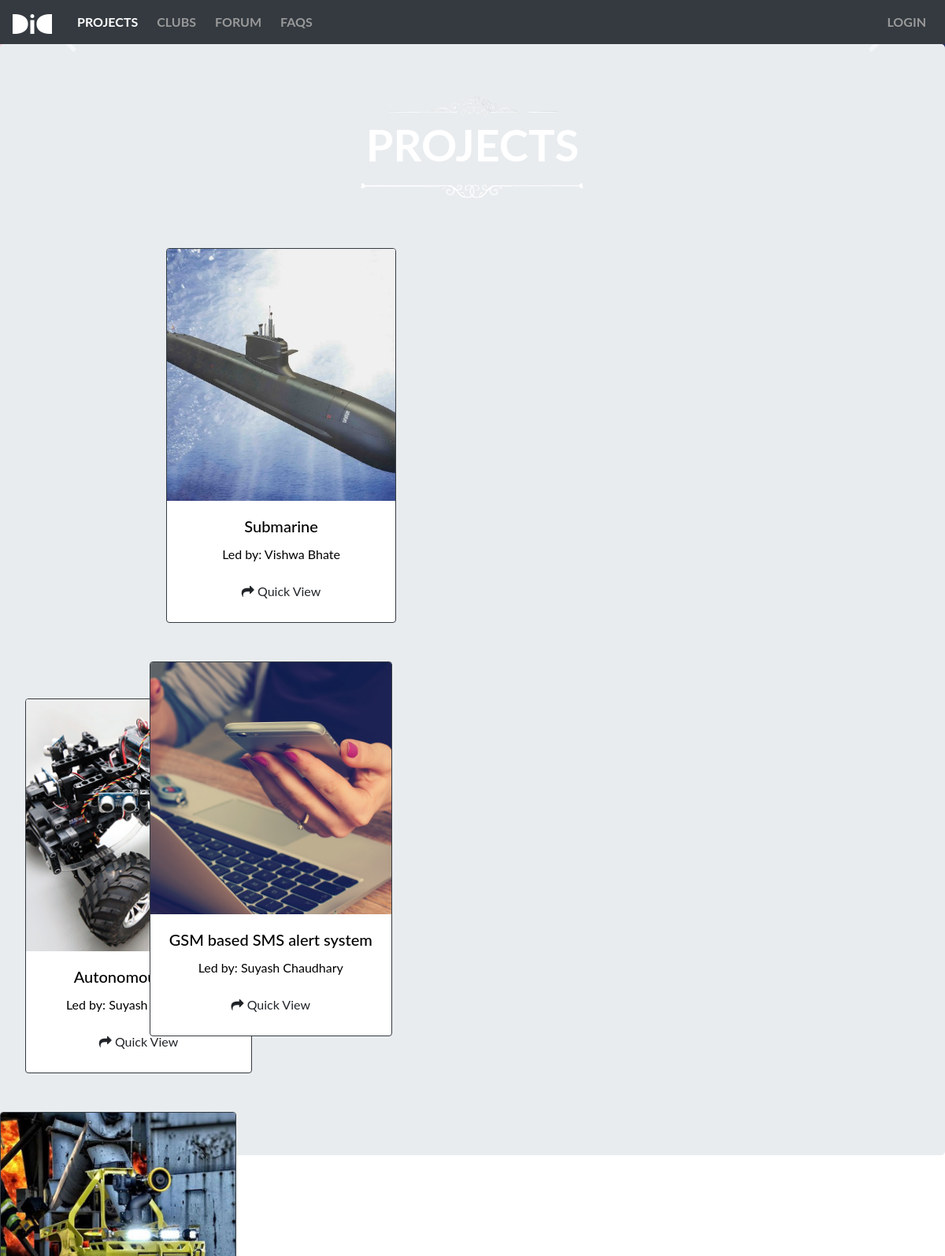
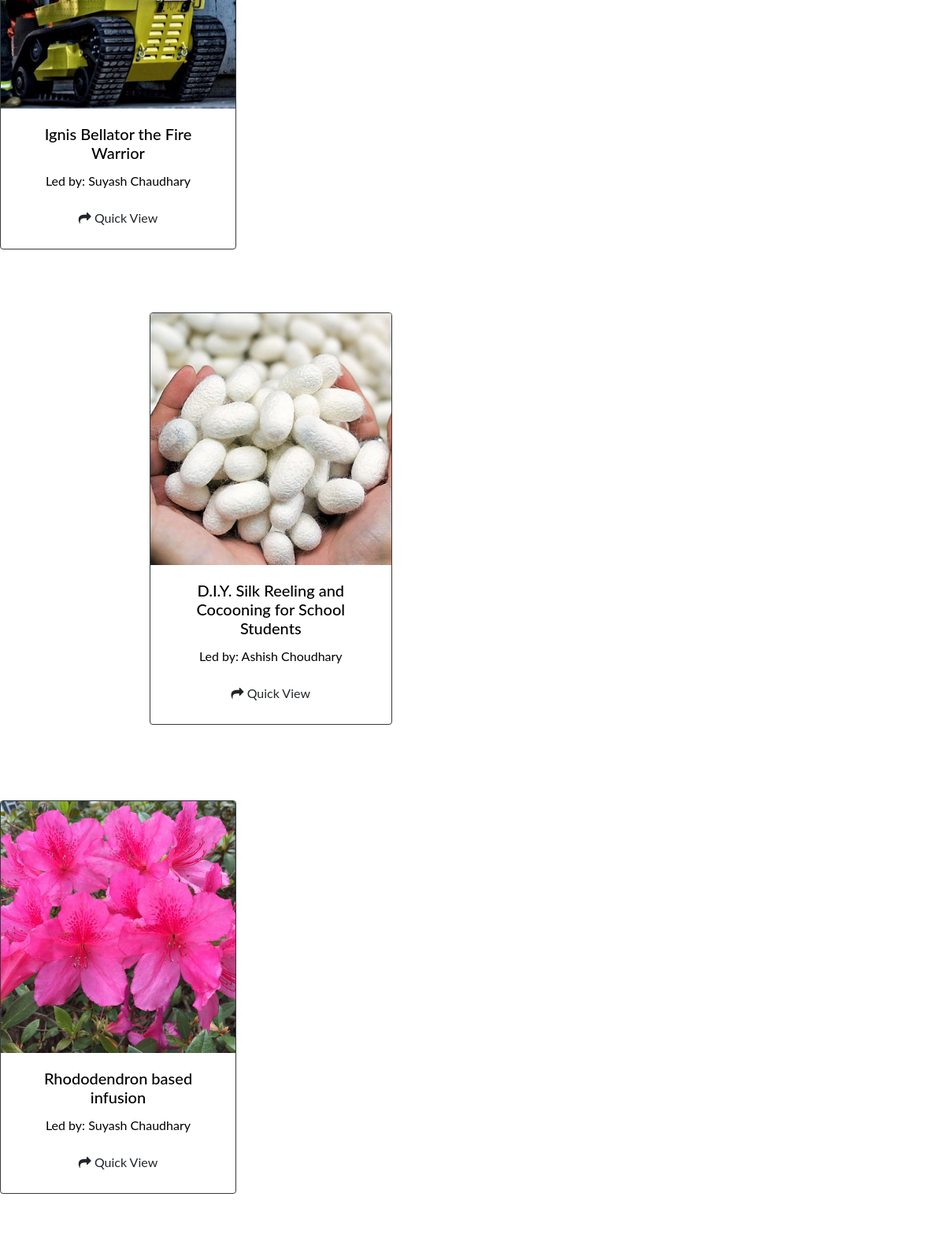
/projects/ (upper part), run on the app's committed database (2 pictures, top to bottom).
### Projects/models.py (models this page shows, shortened)
class Project(models.Model):
    name = models.CharField(max_length = 100, null = False)
    description = models.TextField()
    department = models.CharField(max_length = 100)
    displayImage = models.ImageField(default = "defaultProject.png",upload_to="images")
    project_lead = models.CharField(max_length = 100, blank = True)
    upcoming_events = models.ManyToManyField(Events, blank = True, related_name="Project")

### Projects/views.py (the view)
# urls.py: path('', views.index, name= "index"),
def index(request):
    projects = Project.objects.all()
    context = {
        "projects": projects,
    }
    return render(request,"Projects/index.html", context)

### Projects/templates/Projects/index.html (shortened to what this page needs)
{% extends "Projects/base.html" %}
{% load static %}
{% block content %}
<link rel="stylesheet" href='{% static "css/projectindexstyle.css" %}'>
<link rel="stylesheet" href="https://cdnjs.cloudflare.com/ajax/libs/font-awesome/4.7.0/css/font-awesome.min.css">
<div id="page">
<div id="carouselExampleControls" class="carousel slide" data-ride="carousel" data-interval="3000">
	<ul class="carousel-indicators">
	</ul>
</div>
<div class="jumbotron text-center">
	<img src="static/images/over-line.png" class="mx-auto d-block" alt="overline" style="width: 22vw;"/>
	<h1 class="display-4 font-weight-bold">PROJECTS</h1>
	<img src="static/images/under-line.png" class="mx-auto d-block" alt="underline" style="width: 25vw;"/>
	{% for project in projects %}
		{% if not forloop.counter|divisibleby:2 %}
			{% if forloop.counter0|divisibleby:4 %}
			<div class="row">
			{% else %}
			<div class="row">
			{% endif %}
		{% endif %}
			<div class="col-lg-2"></div>
			<div class="col-lg-3">
				<div class="card-container">
					<div class="card text-center border-dark mb-3" style="color: #000000; min-width: 18rem;">
						<div class="thefront">
							<img src="{{project.displayImage.url}}/" class="card-img-top img-fluid" alt="...">
							<div class="card-body">
							<h5 class="card-title">{{project.name}}</h5>
							<p class="card-text">Led by: {{project.project_lead}}<br>{{project.departmment}}</p>
							<div class="footer">
								<button class="btn btn-simple" onclick="rotateCard(this)">
									<i class="fa fa-mail-forward"></i> Quick View
								</button>
							</div>
							</div>
						</div>
						<div class="card-img-overlay">
							<div class="theback">
								<div class="main">
								<h4 class="text-center">Sponsors and Faculty</h4>
								<p class="card-text">
								</p>
										<div class="footer">
											<button class="btn btn-simple" rel="tooltip" title="Flip Card" onclick="rotateCard(this)">
											</button>
											<button class="btn btn-simple" rel="tooltip" title="More Info">
											</button>
										</div>
								</div>
						</div>
						</div>
					</div>
				</div>
			</div>
			{% if forloop.counter|divisibleby:2 %}
			</div>
			{% endif %}
			</div>
	{% endfor %}
{% endblock %}

### static/css/style.css (style rules this page uses)
html, body { height: 100%; width: 100%; font-family: 'Lato', sans-serif; color: #ffffff; }

### static/css/projectindexstyle.css (style rules this page uses)
* { margin: 0; padding: 0; }
#page { background-image: linear-gradient(to right, #F8CDDA, #1D2B64); padding-top: 56px; padding-bottom: 0; height: 100%; }
.card-container { perspective: 800px; }
.card { width: 100%; height: 100%; transform-style: preserve-3d; transition: all 0.6s; }
.card-img-top { width: 100%; height: 40vh; overflow: hidden; object-fit: cover; }
.thefront { width: 100%; height: 100%; backface-visibility: hidden; z-index: 2; }
.theback { width: 100%; height: 100%; transform: rotateY(180deg); backface-visibility: hidden; z-index: 3; }
.jumbotron { margin-bottom: 0; }
.row { text-align: center; }
.col, .col-1, .col-10, .col-11, .col-12, .col-2, .col-3, .col-4, .col-5, .col-6, .col-7, .col-8, .col-9, .col-auto, .col-lg, .col-lg-1, .col-lg-10, .col-lg-11, .col-lg-12, .col-lg-2, .col-lg-3, .col-lg-4, .col-lg-5, .col-lg-6, .col-lg-7, .col-lg-8, .col-lg-9, .col-lg-auto, .col-md, .col-md-1, .col-md-10, .col-md-11, .col-md-12, .col-md-2, .col-md-3, .col-md-4, .col-md-5, .col-md-6, .col-md-7, .col-md-8, .col-md-9, .col-md-auto, .col-sm, .col-sm-1, .col-sm-10, .col-sm-11, .col-sm-12, .col-sm-2, .col-sm-3, .col-sm-4, .col-sm-5, .col-sm-6, .col-sm-7, .col-sm-8, .col-sm-9, .col-sm-auto, .col-xl, .col-xl-1, .col-xl-10, .col-xl-11, .col-xl-12, .col-xl-2, .col-xl-3, .col-xl-4, .col-xl-5, .col-xl-6, .col-xl-7, .col-xl-8, .col-xl-9, .col-xl-auto { margin-bottom: 40px; margin-top: 40px; padding-right: 0px; padding-left: 0px; }

### data on the page
Project: displayImage (picture), name "Submarine", project_lead "Vishwa Bhate"
Project: displayImage (picture), name "Autonomous rover", project_lead "Suyash…"
Project: displayImage (picture), name "GSM based SMS alert system", project_lead "Suyash Chaudhary"
Project: displayImage (picture), name "Ignis Bellator the Fire Warrior", project_lead "Suyash Chaudhary"
Project: displayImage (picture), name "D.I.Y. Silk Reeling and Cocooning for School Students", project_lead "Ashish Choudhary"
Project: displayImage (picture), name "Rhododendron based infusion", project_lead "Suyash Chaudhary"
